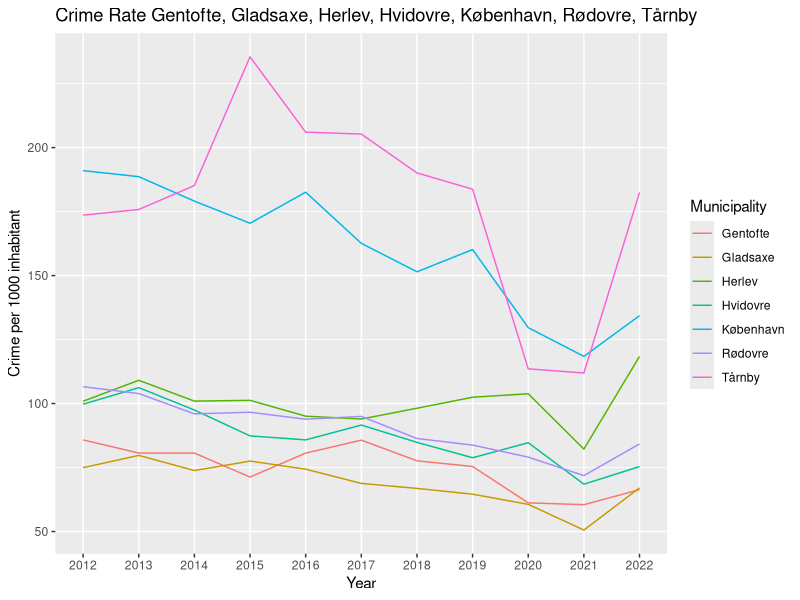
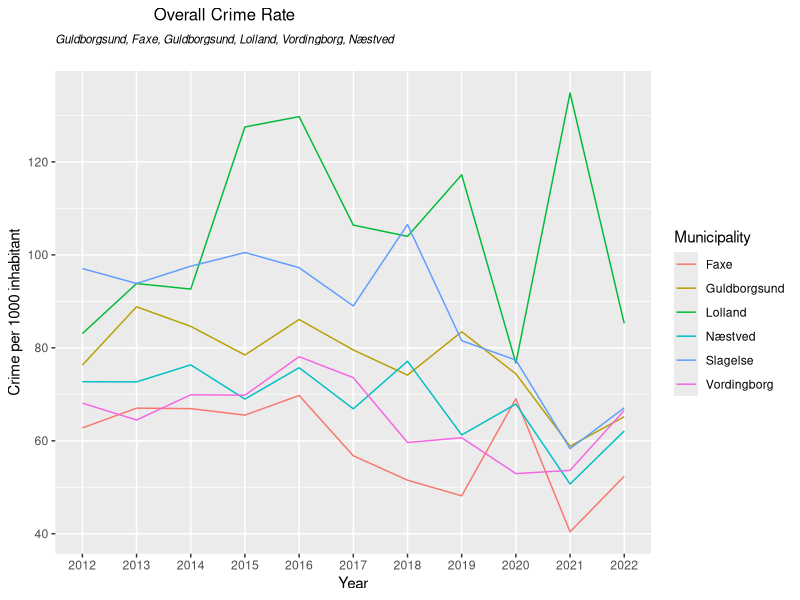
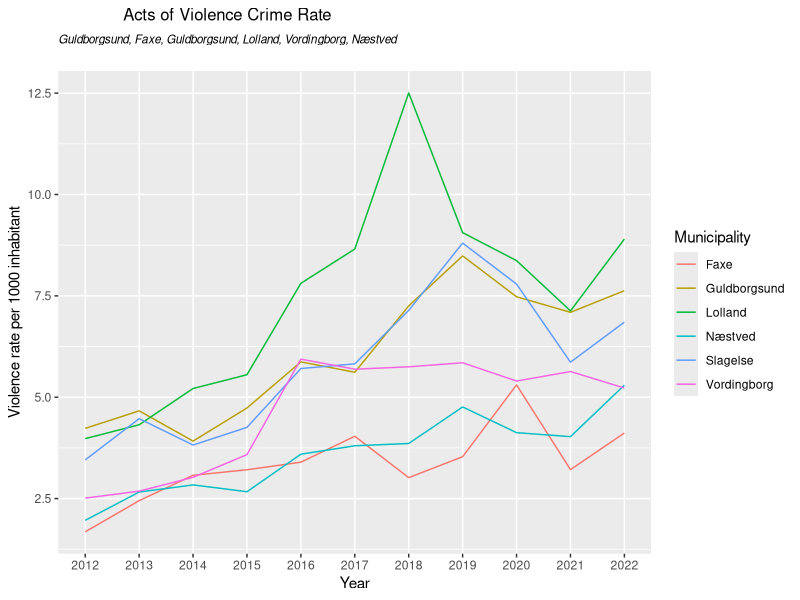
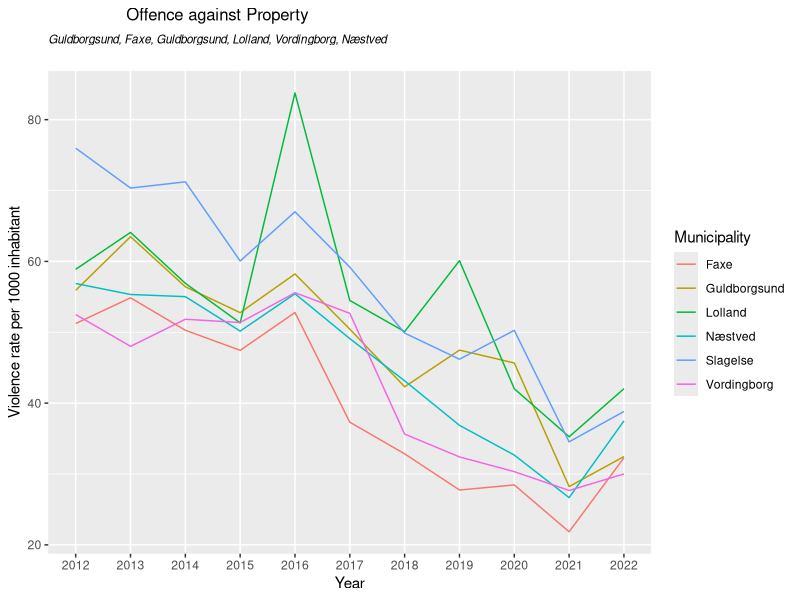
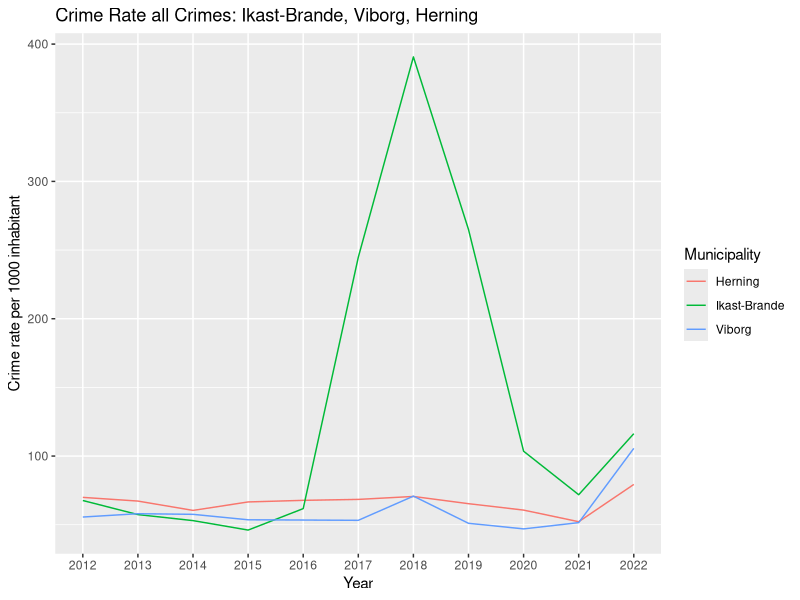
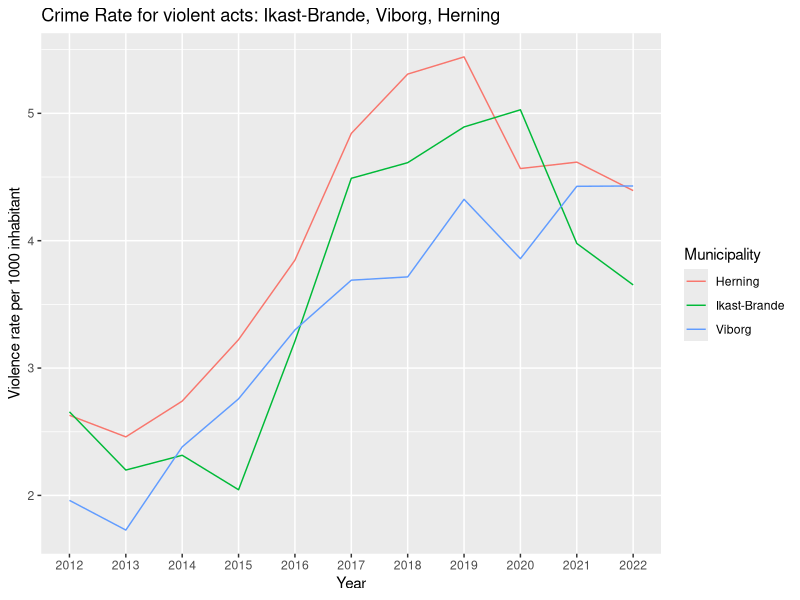
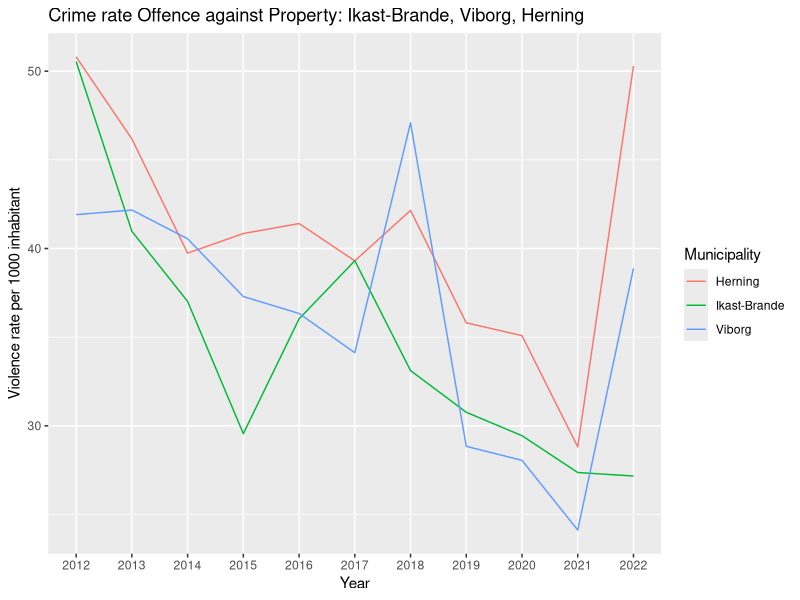
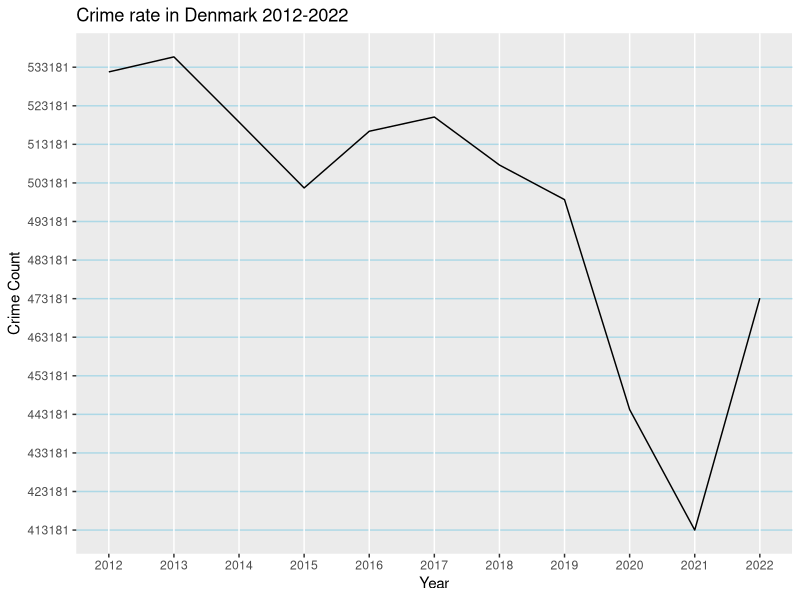

R code for these plots, in order:
## ---- chunk 1
knitr::opts_chunk$set(echo = TRUE)
# unhash if you wish to install the packages 
# install.packages("tidyverse")
# install.packages("ggplot2")

library(tidyverse)
library(ggplot2)

## ---- chunk 2
all_crime <-  read_csv2("data/DK_forbrydelse_2012-22_numbers.csv")
dk_crime <- read_csv2("data/DK_forbrydelse_2012-22_numbers.csv")
all_pop <- read_csv2("data/DK_befolkning_numbers.csv")
crime_muni <- read_csv2("data/forbrydelser_2012-22_numbers.csv")
befolkningstal <- read_csv2("data/befolkningstal_2012-22_numbers.csv")

# pasting 'Y' before columnname
colnames(dk_crime) <- paste0("Y", colnames(dk_crime))
colnames(all_crime) <- paste0("Y", colnames(all_crime))
colnames(all_pop) <- paste0("Y", colnames(all_pop))
colnames(crime_muni) <- paste0("Y", colnames(crime_muni))
colnames(befolkningstal) <- paste0("Y", colnames(befolkningstal))
# rename the first column
colnames(all_crime)[1] <- "crime_act"
colnames(all_pop)[1] <- "population"
colnames(crime_muni)[1] <- "municipalities"
colnames(befolkningstal)[1] <- "municipalities"
colnames(dk_crime)[1] <- "country"
#assign numbers as numbers
befolkningstal[,2:12] <- sapply(befolkningstal[ ,2:12], as.numeric)
crime_muni[,2:12] <- sapply(crime_muni[ ,2:12], as.numeric)
dk_crime[,2:12] <- lapply(dk_crime[1 ,2:12], as.numeric)
all_pop[1, 2:12] <- lapply(all_pop[1, 2:12], as.numeric)
all_crime[1, 2:12] <- lapply(all_crime[1, 2:12], as.numeric)

# CREATE DATAFRAME FOR OVERALL CRIMERATES IN EACH MUNICIPALITY
# Create a new dataset with the Municipality column from the population dataset

crime_rate <- data.frame(Municipality = befolkningstal$municipalities)   # Create a new dataset with the Municipality column from the population dataset

years <- colnames(befolkningstal)[-1]   # Get the years from the population dataset columns

# Loop through each year and calculate the crime rate per 1000 population
for (year in years) {
  pop_col <- befolkningstal[, year]   # Get the population column for the current year
  crime_col <- crime_muni[, year]   # Get the crime column for the current year
  
  crime_rate[, year] <- (crime_col / pop_col) * 1000   # Calculate the crime rate per 1000 population for the current year
}
## ---- chunk 3
# read in data from csv
vold_2012_22_numbers <- read_csv2("data/vold_2012-22_numbers.csv")
befolkningstal <- read_csv2("data/befolkningstal_2012-22_numbers.csv")
# delete row 1 and 3 and column 1
vold_2012_22_numbers <- vold_2012_22_numbers[-c(100), -1] 

# pasting 'Y' before columnname
colnames(vold_2012_22_numbers) <- paste0("Y", colnames(vold_2012_22_numbers))
# rename the first column
colnames(vold_2012_22_numbers)[1] <- "municipalities"

# assign numbers as numbers
vold_2012_22_numbers[,2:12] <- sapply(vold_2012_22_numbers[ ,2:12], as.numeric)
# getting sum of rows
vold_2012_22_numbers$vold_sum <- rowSums(vold_2012_22_numbers[,2:12])


# pasting 'Y' before columnname
colnames(befolkningstal) <- paste0("Y", colnames(befolkningstal))
# rename the first column
colnames(befolkningstal)[1] <- "municipalities"

# assign numbers as numbers
befolkningstal[,2:12] <- sapply(befolkningstal[ ,2:12], as.numeric)
# getting sum of rows
befolkningstal$vold_sum <- rowSums(befolkningstal[,2:12])


vold_rate <- data.frame(Municipality = befolkningstal$municipalities)   # Create a new dataset with the Municipality column from the population dataset

years <- colnames(befolkningstal)[-1]   # Get the years from the population dataset columns

# Loop through each year and calculate the crime rate per 1000 population
for (year in years) {
  pop_col <- befolkningstal[, year]   # Get the population column for the current year
  vold_col <- vold_2012_22_numbers[, year]   # Get the crime column for the current year
  
  vold_rate[, year] <- (vold_col / pop_col) * 1000   # Calculate the crime rate per 1000 population for the current year
}


## ---- chunk 4
# read in data from csv
ejendom_2012_22_numbers <- read_csv2("data/ejendom_2012-22_numbers.csv")
befolkningstal <- read_csv2("data/befolkningstal_2012-22_numbers.csv")
# delete row 1 and 3 and column 1
ejendom_2012_22_numbers <- ejendom_2012_22_numbers[-c(100), -1] 

# pasting 'Y' before columnname
colnames(ejendom_2012_22_numbers) <- paste0("Y", colnames(ejendom_2012_22_numbers))
# rename the first column
colnames(ejendom_2012_22_numbers)[1] <- "municipalities"

# assign numbers as numbers
ejendom_2012_22_numbers[,2:12] <- sapply(ejendom_2012_22_numbers[ ,2:12], as.numeric)
# getting sum of rows
ejendom_2012_22_numbers$ejendom_sum <- rowSums(ejendom_2012_22_numbers[,2:12])


# pasting 'Y' before columnname
colnames(befolkningstal) <- paste0("Y", colnames(befolkningstal))
# rename the first column
colnames(befolkningstal)[1] <- "municipalities"

# assign numbers as numbers
befolkningstal[,2:12] <- sapply(befolkningstal[ ,2:12], as.numeric)
# getting sum of rows
befolkningstal$ejendom_sum <- rowSums(befolkningstal[,2:12])


ejendom_rate <- data.frame(Municipality = befolkningstal$municipalities)   # Create a new dataset with the Municipality column from the population dataset

years <- colnames(befolkningstal)[-1]   # Get the years from the population dataset columns

# Loop through each year and calculate the crime rate per 1000 population
for (year in years) {
  pop_col <- befolkningstal[, year]   # Get the population column for the current year
  ejendom_col <- ejendom_2012_22_numbers[, year]   # Get the crime column for the current year
  
  ejendom_rate[, year] <- (ejendom_col / pop_col) * 1000   # Calculate the crime rate per 1000 population for the current year
}

## ---- chunk 5
# Assuming your dataframe is named 'crime_data'
municipality_names <- c("København", "Hvidovre", "Rødovre", "Herlev", "Gladsaxe", "Gentofte", "Tårnby")

# Filter and combine data for all municipalities
combined_graph <- crime_rate %>%
  filter(Municipality %in% municipality_names) %>%
  select(Municipality, starts_with("Y")) %>%
  pivot_longer(cols = -Municipality, names_to = "Year", values_to = "CrimeCount") %>%
  mutate(Year = parse_number(str_remove(Year, "Y")))

min_year <- min(combined_graph$Year)
max_year <- max(combined_graph$Year)

# Create the line graph
sjælland <- ggplot(combined_graph, aes(x = Year, y = CrimeCount, color = Municipality)) +
  geom_line() +
  scale_x_continuous(breaks = seq(min_year, max_year, by = 1), minor_breaks = NULL) +
  labs(title = "Crime Rate Gentofte, Gladsaxe, Herlev, Hvidovre, København, Rødovre, Tårnby",
       x = "Year",
       y = "Crime per 1000 inhabitant",
       color = "Municipality")

# Specify the file path and name for saving the graph
file_path <- "graphs/crime_sjælland.png"

#Save the graph as a picture file
ggsave(filename = file_path, plot = sjælland, dpi = 300)
## ---- chunk 6
# Getting the specic municipalities for plotting
municipality_names <- c("Lolland", "Guldborgsund","Vordingborg","Næstved", "Faxe", "Slagelse")

# Filter and combine data for all municipalities
combined_graph <- crime_rate %>%
  filter(Municipality %in% municipality_names) %>%
  select(Municipality, starts_with("Y")) %>%
  pivot_longer(cols = -Municipality, names_to = "Year", values_to = "CrimeCount") %>%
  mutate(Year = parse_number(str_remove(Year, "Y")))

min_year <- min(combined_graph$Year)
max_year <- max(combined_graph$Year)

# Create the line graph
lolland_cluster <- ggplot(combined_graph, aes(x = Year, y = CrimeCount, color = Municipality)) +
  geom_line() +
  scale_x_continuous(breaks = seq(min_year, max_year, by = 1), minor_breaks = NULL) +
  labs(title = bquote(atop("Overall Crime Rate", 
                          atop(italic("Guldborgsund, Faxe, Guldborgsund, Lolland, Vordingborg, Næstved"), ""))),
      x = "Year",
      y = "Crime per 1000 inhabitant",
      color = "Municipality") +
    theme(plot.title = element_text(size = 12))
# Specify the file path and name for saving the graph
file_path <- "graphs/crime_Faxe-Vordingborg.png"

#Save the graph as a picture file
ggsave(filename = file_path, plot = lolland_cluster, dpi = 300)

## ---- chunk 7
# Getting the specic municipalities for plotting
municipality_names <- c("Lolland", "Guldborgsund","Vordingborg","Næstved", "Faxe", "Slagelse")


# Filter and combine data for all municipalities
combined_data <- vold_rate %>%
  filter(Municipality %in% municipality_names) %>%
  select(Municipality, starts_with("Y")) %>%
  pivot_longer(cols = -Municipality, names_to = "Year", values_to = "CrimeCount") %>%
  mutate(Year = parse_number(str_remove(Year, "Y")))

min_year <- min(combined_data$Year)
max_year <- max(combined_data$Year)

# Create the line graph
graph <- ggplot(combined_data, aes(x = Year, y = CrimeCount, color = Municipality)) +
  geom_line() +
  scale_x_continuous(breaks = seq(min_year, max_year, by = 1), minor_breaks = NULL) +
  labs(title = bquote(atop("Acts of Violence Crime Rate", 
                          atop(italic("Guldborgsund, Faxe, Guldborgsund, Lolland, Vordingborg, Næstved"), ""))),
      x = "Year",
      y = "Violence rate per 1000 inhabitant",
      color = "Municipality") +
  theme(plot.title = element_text(size = 12))

# Specify the file path and name for saving the graph
file_path <- "graphs/violence_lolland-guldborgsund-næstved.png"

# Save the graph as a picture file
ggsave(filename = file_path, plot = graph, dpi = 300)
## ---- chunk 8
# Getting the specic municipalities for plotting
municipality_names <- c("Lolland", "Guldborgsund","Vordingborg","Næstved", "Faxe", "Slagelse")

# Filter and combine data for all municipalities
# Filter and combine data for all municipalities
combined_data <- ejendom_rate %>%
  filter(Municipality %in% municipality_names) %>%
  select(Municipality, starts_with("Y")) %>%
  pivot_longer(cols = -Municipality, names_to = "Year", values_to = "CrimeCount") %>%
  mutate(Year = parse_number(str_remove(Year, "Y")))

min_year <- min(combined_data$Year)
max_year <- max(combined_data$Year)

# Create the line graph
graph <- ggplot(combined_data, aes(x = Year, y = CrimeCount, color = Municipality)) +
  geom_line() +
  scale_x_continuous(breaks = seq(min_year, max_year, by = 1), minor_breaks = NULL) +
  labs(title = bquote(atop("Offence against Property", 
                          atop(italic("Guldborgsund, Faxe, Guldborgsund, Lolland, Vordingborg, Næstved"), ""))),
      x = "Year",
      y = "Violence rate per 1000 inhabitant",
      color = "Municipality") +
  theme(plot.title = element_text(size = 12))

# Specify the file path and name for saving the graph
file_path <- "graphs/property_lolland-guldborgsund-vordingborg-næstved.png"

# Save the graph as a picture file
ggsave(filename = file_path, plot = graph, dpi = 300)
## ---- chunk 9

# Getting the specic municipalities for plotting
municipality_names <- c("Ikast-Brande", "Viborg", "Herning")

# Filter and combine data for all municipalities
# Filter and combine data for all municipalities
combined_data <- crime_rate %>%
  filter(Municipality %in% municipality_names) %>%
  select(Municipality, starts_with("Y")) %>%
  pivot_longer(cols = -Municipality, names_to = "Year", values_to = "CrimeCount") %>%
  mutate(Year = parse_number(str_remove(Year, "Y")))

min_year <- min(combined_data$Year)
max_year <- max(combined_data$Year)

# Create the line graph
ikast_graph <- ggplot(combined_data, aes(x = Year, y = CrimeCount, color = Municipality)) +
  geom_line() +
  scale_x_continuous(breaks = seq(min_year, max_year, by = 1), minor_breaks = NULL) +
  labs(title = "Crime Rate all Crimes: Ikast-Brande, Viborg, Herning",
       x = "Year",
       y = "Crime rate per 1000 inhabitant",
       color = "Municipality")

# Specify the file path and name for saving the graph
file_path <- "graphs/crime_ikast-brand_herning_viborg.png"

# Save the graph as a picture file
ggsave(filename = file_path, plot = ikast_graph, dpi = 300)

## ---- chunk 10
# Getting the specic municipalities for plotting
municipality_names <- c("Ikast-Brande", "Viborg", "Herning")

# Filter and combine data for all municipalities
# Filter and combine data for all municipalities
combined_data <- vold_rate %>%
  filter(Municipality %in% municipality_names) %>%
  select(Municipality, starts_with("Y")) %>%
  pivot_longer(cols = -Municipality, names_to = "Year", values_to = "CrimeCount") %>%
  mutate(Year = parse_number(str_remove(Year, "Y")))

min_year <- min(combined_data$Year)
max_year <- max(combined_data$Year)

# Create the line graph
ikast_graph <- ggplot(combined_data, aes(x = Year, y = CrimeCount, color = Municipality)) +
  geom_line() +
  scale_x_continuous(breaks = seq(min_year, max_year, by = 1), minor_breaks = NULL) +
  labs(title = "Crime Rate for violent acts: Ikast-Brande, Viborg, Herning",
       x = "Year",
       y = "Violence rate per 1000 inhabitant",
       color = "Municipality")

# Specify the file path and name for saving the graph
file_path <- "graphs/violence_ikast-brande_herning_viborg.png"

# Save the graph as a picture file
ggsave(filename = file_path, plot = ikast_graph, dpi = 300)
## ---- chunk 11
# Getting the specic municipalities for plotting
municipality_names <- c("Ikast-Brande", "Viborg", "Herning")

# Filter and combine data for all municipalities
# Filter and combine data for all municipalities
combined_data <- ejendom_rate %>%
  filter(Municipality %in% municipality_names) %>%
  select(Municipality, starts_with("Y")) %>%
  pivot_longer(cols = -Municipality, names_to = "Year", values_to = "CrimeCount") %>%
  mutate(Year = parse_number(str_remove(Year, "Y")))

min_year <- min(combined_data$Year)
max_year <- max(combined_data$Year)

# Create the line graph
ikast_graph <- ggplot(combined_data, aes(x = Year, y = CrimeCount, color = Municipality)) +
  geom_line() +
  scale_x_continuous(breaks = seq(min_year, max_year, by = 1), minor_breaks = NULL) +
  labs(title = "Crime rate Offence against Property: Ikast-Brande, Viborg, Herning",
       x = "Year",
       y = "Violence rate per 1000 inhabitant",
       color = "Municipality")

# Specify the file path and name for saving the graph
file_path <- "graphs/property_ikast-brande_herning_viborg.png"

# Save the graph as a picture file
ggsave(filename = file_path, plot = ikast_graph, dpi = 300)
## ---- chunk 12
dk <- "Danmark"
# Filter the data for the specified municipality
dk_plot <- dk_crime %>%
  filter(country == dk) %>%
  select(starts_with("Y")) %>%
  pivot_longer(cols = everything(), names_to = "Year", values_to = "CrimeCount") %>%
  mutate(Year = parse_number(str_remove(Year, "Y")))

# Identify the range of years
min_year <- min(dk_plot$Year)
max_year <- max(dk_plot$Year)

min_crime <- min(dk_plot$CrimeCount)
max_crime <- max(dk_plot$CrimeCount)

# Create the graph with only horizontal light blue grid lines
dk_graph <- ggplot(dk_plot, aes(x = Year, y = CrimeCount)) +
  geom_line() +
  scale_x_continuous(breaks = seq(min_year, max_year, by = 1), minor_breaks = NULL) +
  scale_y_continuous(breaks = seq(min_crime, max_crime, by = 10000), minor_breaks = NULL) +
  labs(title = "Crime rate in Denmark 2012-2022",
       x = "Year",
       y = "Crime Count") +
  theme(panel.grid.major.y = element_line(color = "lightblue"))

# Specify the file path and name for saving the graph
file_path <- "graphs/crime_entire_DK_2012-2022.png"

# Save the graph as a picture file
ggsave(filename = file_path, plot = dk_graph, dpi = 300)

